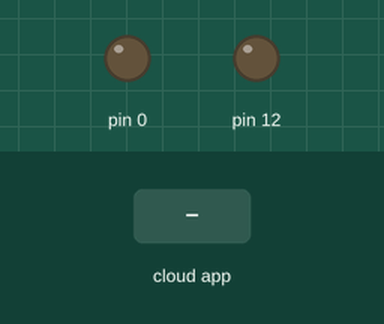
This sketch was run on a simulated Arduino Uno, built for the host (arithmetic inside an expression is 32-bit, double 64-bit). Parts: output pins drawn as LEDs (lit = HIGH). The inputs (shaded band) are chosen by the test bench. WiFi joins after 1.5 s; servers stay silent unless stated.

Above: at 4.2 s.
4.3 s: the phone or cloud app sets led to 1
At 4.8 s:
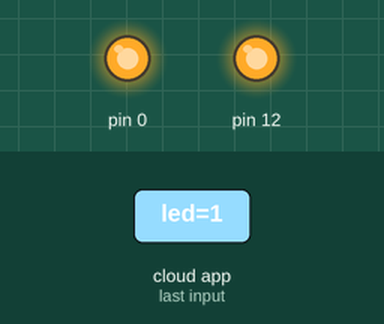
5.8 s: the phone or cloud app sets led to 0
At 7.1 s:
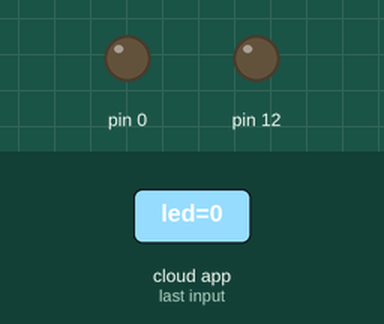
Timing chart, 0 to 8.8 s (numbered marks = the images above; inputs shaded):
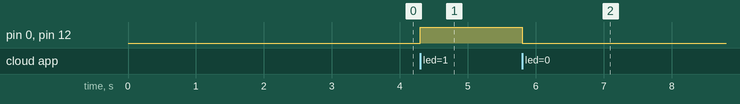

Measured:
- after the input at 4.3 s, pin 0, pin 12: LOW → HIGH at once
- after the input at 5.8 s, pin 0, pin 12: HIGH → LOW at once

The sketch:

led_control_aug02a.ino
```cpp
#include "arduino_secrets.h"
/*
  Sketch generated by the Arduino IoT Cloud Thing "Untitled"
  https://create.arduino.cc/cloud/things/ce5e9cdc-5bdb-4cd1-a79a-1415292bbcbe

  Arduino IoT Cloud Variables description

  The following variables are automatically generated and updated when changes are made to the Thing

  CloudLight led;

  Variables which are marked as READ/WRITE in the Cloud Thing will also have functions
  which are called when their values are changed from the Dashboard.
  These functions are generated with the Thing and added at the end of this sketch.
*/

#include "thingProperties.h"

void setup() {
  pinMode(0, OUTPUT);
  pinMode(12, OUTPUT);
  // Initialize serial and wait for port to open:
  Serial.begin(9600);
  // This delay gives the chance to wait for a Serial Monitor without blocking if none is found
  delay(1500);

  // Defined in thingProperties.h
  initProperties();

  // Connect to Arduino IoT Cloud
  ArduinoCloud.begin(ArduinoIoTPreferredConnection);

  /*
     The following function allows you to obtain more information
     related to the state of network and IoT Cloud connection and errors
     the higher number the more granular information you’ll get.
     The default is 0 (only errors).
     Maximum is 4
  */
  setDebugMessageLevel(2);
  ArduinoCloud.printDebugInfo();
}

void loop() {
  ArduinoCloud.update();
  // Your code here
  digitalWrite(12, (led == 1) ? HIGH : LOW);

}


/*
  Since Led is READ_WRITE variable, onLedChange() is
  executed every time a new value is received from IoT Cloud.
*/
void onLedChange()  {
  // Add your code here to act upon Led change
  if (led == 1)
  {
    digitalWrite(0, HIGH);
  }
  else
  {
    digitalWrite(0, LOW);
  }
}
```

arduino_secrets.h
```cpp
#define SECRET_SSID ""
#define SECRET_PASS ""
#define SECRET_DEVICE_KEY ""
```

thingProperties.h
```cpp
// Code generated by Arduino IoT Cloud, DO NOT EDIT.

#include <ArduinoIoTCloud.h>
#include <Arduino_ConnectionHandler.h>

const char DEVICE_LOGIN_NAME[] = "c36f53a1-eea8-45ed-a5ab-fa1227133607";

const char SSID[] = ""; // Network SSID (name)
const char PASS[] = ""; // Network password (use for WPA, or use as key for WEP)
const char DEVICE_KEY[] = ""; // Secret device password

void onLedChange();

CloudLight led;

void initProperties()
{

    ArduinoCloud.setBoardId(DEVICE_LOGIN_NAME);
    ArduinoCloud.setSecretDeviceKey(DEVICE_KEY);
    ArduinoCloud.addProperty(led, READWRITE, ON_CHANGE, onLedChange);
}

WiFiConnectionHandler ArduinoIoTPreferredConnection(SSID, PASS);
```
